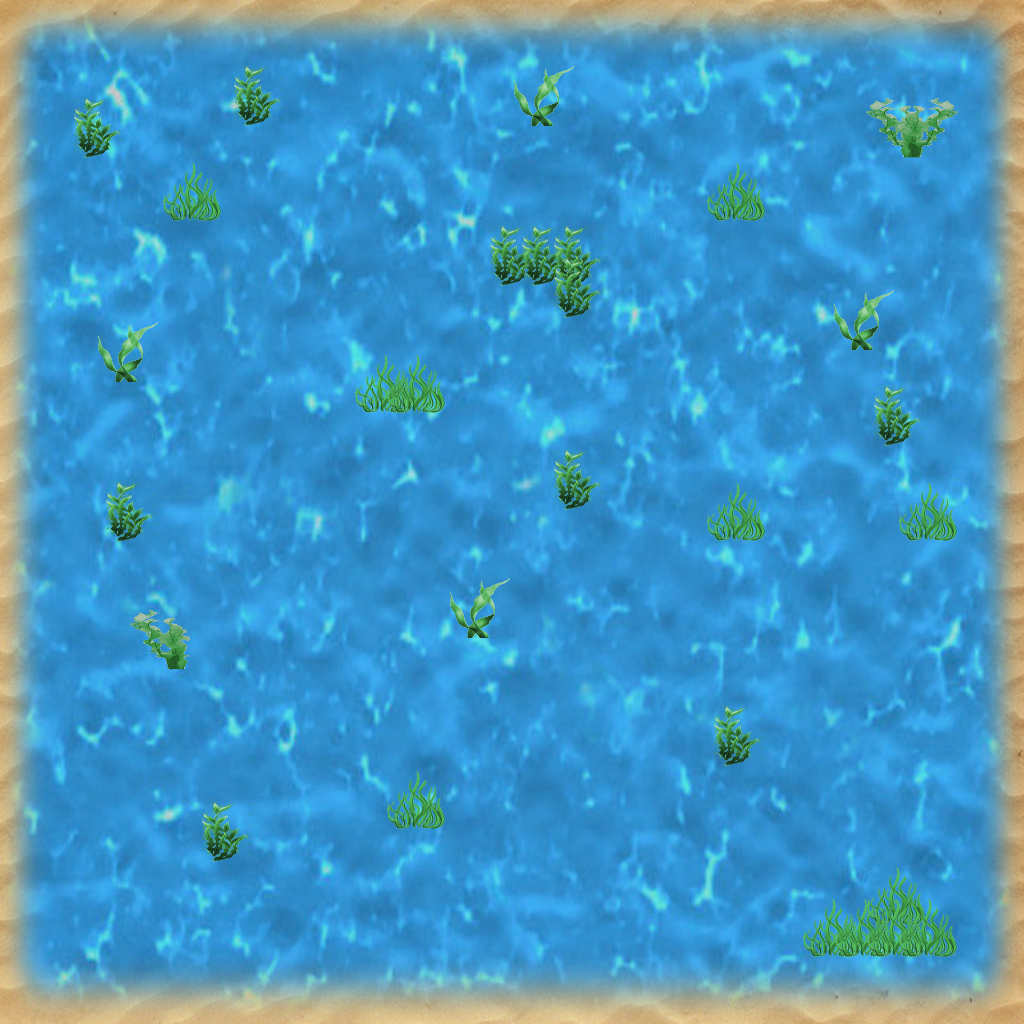

Tiled map render using the project's own tile images. Description and the map definition, with tile-layer contents summarised, below:
An orthogonal 32x32 tile map with 32x32 px tiles, 1 tile layer (Tile Layer 1), 4 tilesets, 1 image layer and 29 objects.

<map version="1.2" tiledversion="1.2.3" orientation="orthogonal" renderorder="right-down" width="32" height="32" tilewidth="32" tileheight="32" infinite="0" nextlayerid="4" nextobjectid="36">
 <tileset firstgid="1" name="ocean-plants" tilewidth="64" tileheight="64" tilecount="4" columns="2">
  <image source="ocean-plants.png" width="128" height="128" />
 </tileset>
 <tileset firstgid="5" name="starfish" tilewidth="64" tileheight="64" tilecount="1" columns="1">
  <image source="starfish.png" width="64" height="64" />
  <tile id="0">
   <properties>
    <property name="name" value="Starfish" />
   </properties>
  </tile>
 </tileset>
 <tileset firstgid="6" name="rock" tilewidth="64" tileheight="64" tilecount="1" columns="1">
  <image source="rock.png" width="64" height="64" />
  <tile id="0">
   <properties>
    <property name="name" value="Rock" />
   </properties>
  </tile>
 </tileset>
 <tileset firstgid="7" name="sign" tilewidth="64" tileheight="64" tilecount="1" columns="1">
  <image source="sign.png" width="64" height="64" />
  <tile id="0">
   <properties>
    <property name="message" value="Hello, world!" />
    <property name="name" value="Sign" />
   </properties>
  </tile>
 </tileset>
 <imagelayer id="2" name="Image Layer 1">
  <image source="large-water.jpg" width="1024" height="1024" />
 </imagelayer>
 <layer id="1" name="Tile Layer 1" width="32" height="32">
  <data>[1024 cells, 30 non-empty, 4 distinct tile ids]</data>
 </layer>
 <objectgroup id="3" name="Object Layer 1">
  <object id="1" gid="6" x="0" y="768" width="64" height="64" />
  <object id="2" gid="6" x="128" y="768" width="64" height="64" />
  <object id="3" gid="6" x="192" y="800" width="64" height="64" />
  <object id="4" gid="6" x="544" y="832" width="64" height="64" />
  <object id="5" gid="6" x="608" y="832" width="64" height="64" />
  <object id="6" gid="6" x="672" y="736" width="64" height="64" />
  <object id="7" gid="6" x="704" y="672" width="64" height="64" />
  <object id="8" gid="6" x="736" y="608" width="64" height="64" />
  <object id="9" gid="6" x="800" y="608" width="64" height="64" />
  <object id="10" gid="6" x="864" y="640" width="64" height="64" />
  <object id="11" gid="6" x="288" y="576" width="64" height="64" />
  <object id="12" gid="6" x="288" y="512" width="64" height="64" />
  <object id="16" gid="6" x="288" y="448" width="64" height="64" />
  <object id="17" gid="6" x="320" y="384" width="64" height="64" />
  <object id="18" gid="6" x="384" y="352" width="64" height="64" />
  <object id="19" gid="6" x="448" y="320" width="64" height="64" />
  <object id="20" gid="6" x="512" y="320" width="64" height="64" />
  <object id="21" gid="6" x="832" y="416" width="64" height="64" />
  <object id="22" gid="6" x="224" y="256" width="64" height="64" />
  <object id="23" gid="6" x="320" y="960" width="64" height="64" />
  <object id="24" gid="5" x="384" y="896" width="64" height="64" />
  <object id="25" gid="5" x="832" y="736" width="64" height="64" />
  <object id="26" gid="5" x="448" y="480" width="64" height="64" />
  <object id="27" gid="5" x="96" y="480" width="64" height="64" />
  <object id="28" gid="5" x="384" y="160" width="64" height="64" />
  <object id="29" gid="5" x="928" y="320" width="64" height="64" />
  <object id="30" gid="7" x="64" y="768" width="64" height="64">
   <properties>
    <property name="message" value="Collect all the Starfish !" />
   </properties>
  </object>
  <object id="31" gid="7" x="800" y="160" width="64" height="64">
   <properties>
    <property name="message" value="What's upp buddy?" />
   </properties>
  </object>
  <object id="35" x="96" y="864" width="32" height="32">
   <properties>
    <property name="name" value="Start" />
   </properties>
  </object>
 </objectgroup>
</map>
